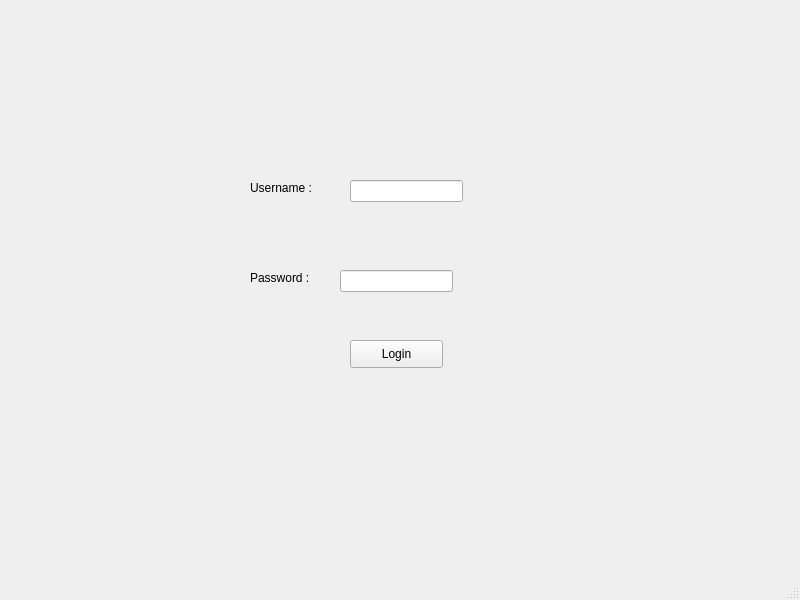
<?xml version="1.0" encoding="UTF-8"?>
<ui version="4.0">
 <class>loginelaa</class>
 <widget class="QMainWindow" name="loginelaa">
  <property name="geometry">
   <rect>
    <x>0</x>
    <y>0</y>
    <width>800</width>
    <height>600</height>
   </rect>
  </property>
  <property name="windowTitle">
   <string>MainWindow</string>
  </property>
  <widget class="QWidget" name="centralwidget">
   <widget class="QLabel" name="label">
    <property name="geometry">
     <rect>
      <x>250</x>
      <y>180</y>
      <width>81</width>
      <height>16</height>
     </rect>
    </property>
    <property name="text">
     <string>Username : </string>
    </property>
   </widget>
   <widget class="QPushButton" name="pb_login">
    <property name="geometry">
     <rect>
      <x>350</x>
      <y>340</y>
      <width>93</width>
      <height>28</height>
     </rect>
    </property>
    <property name="text">
     <string>Login</string>
    </property>
   </widget>
   <widget class="QLineEdit" name="username">
    <property name="geometry">
     <rect>
      <x>350</x>
      <y>180</y>
      <width>113</width>
      <height>22</height>
     </rect>
    </property>
   </widget>
   <widget class="QLabel" name="label_2">
    <property name="geometry">
     <rect>
      <x>250</x>
      <y>270</y>
      <width>81</width>
      <height>16</height>
     </rect>
    </property>
    <property name="text">
     <string>Password :</string>
    </property>
   </widget>
   <widget class="QLineEdit" name="password">
    <property name="geometry">
     <rect>
      <x>340</x>
      <y>270</y>
      <width>113</width>
      <height>22</height>
     </rect>
    </property>
   </widget>
  </widget>
  <widget class="QMenuBar" name="menubar">
   <property name="geometry">
    <rect>
     <x>0</x>
     <y>0</y>
     <width>800</width>
     <height>26</height>
    </rect>
   </property>
  </widget>
  <widget class="QStatusBar" name="statusbar"/>
 </widget>
 <resources/>
 <connections/>
</ui>
